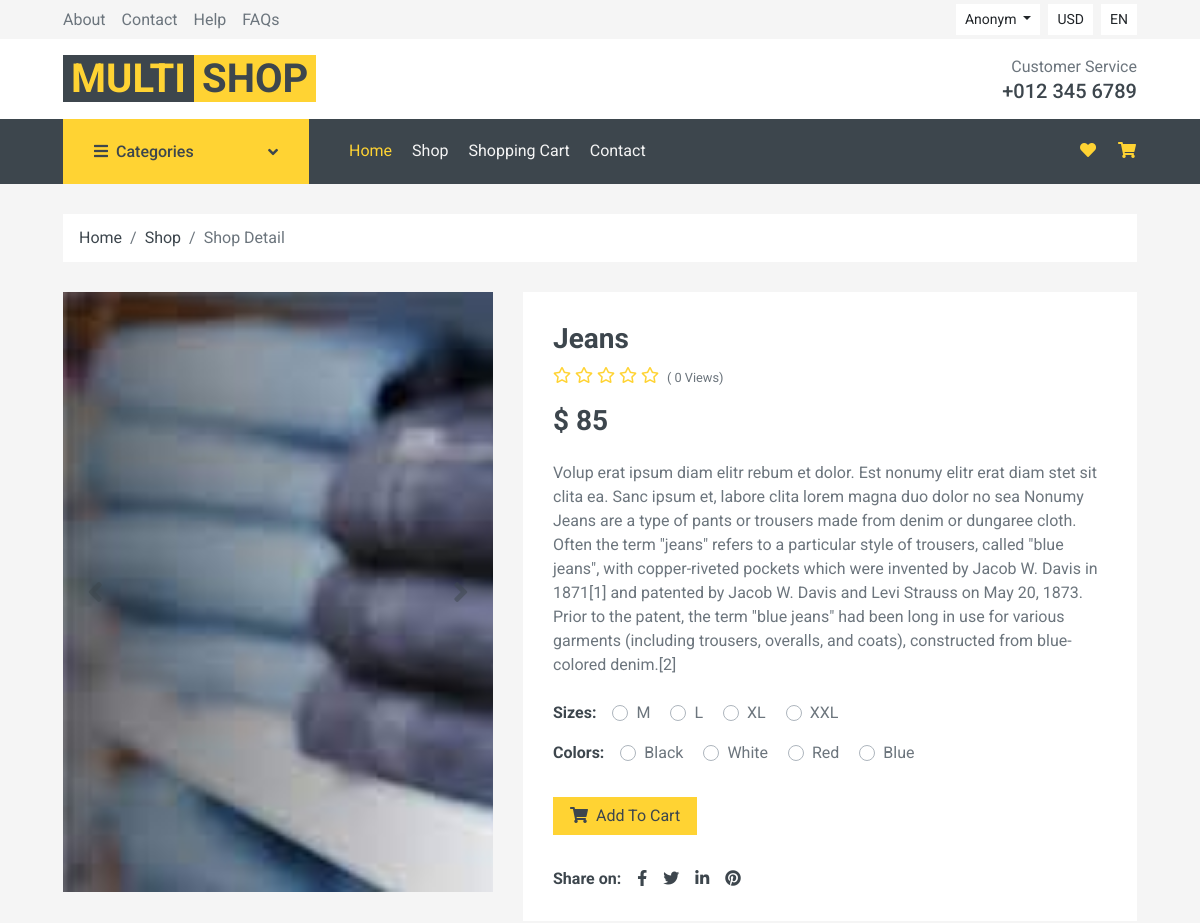
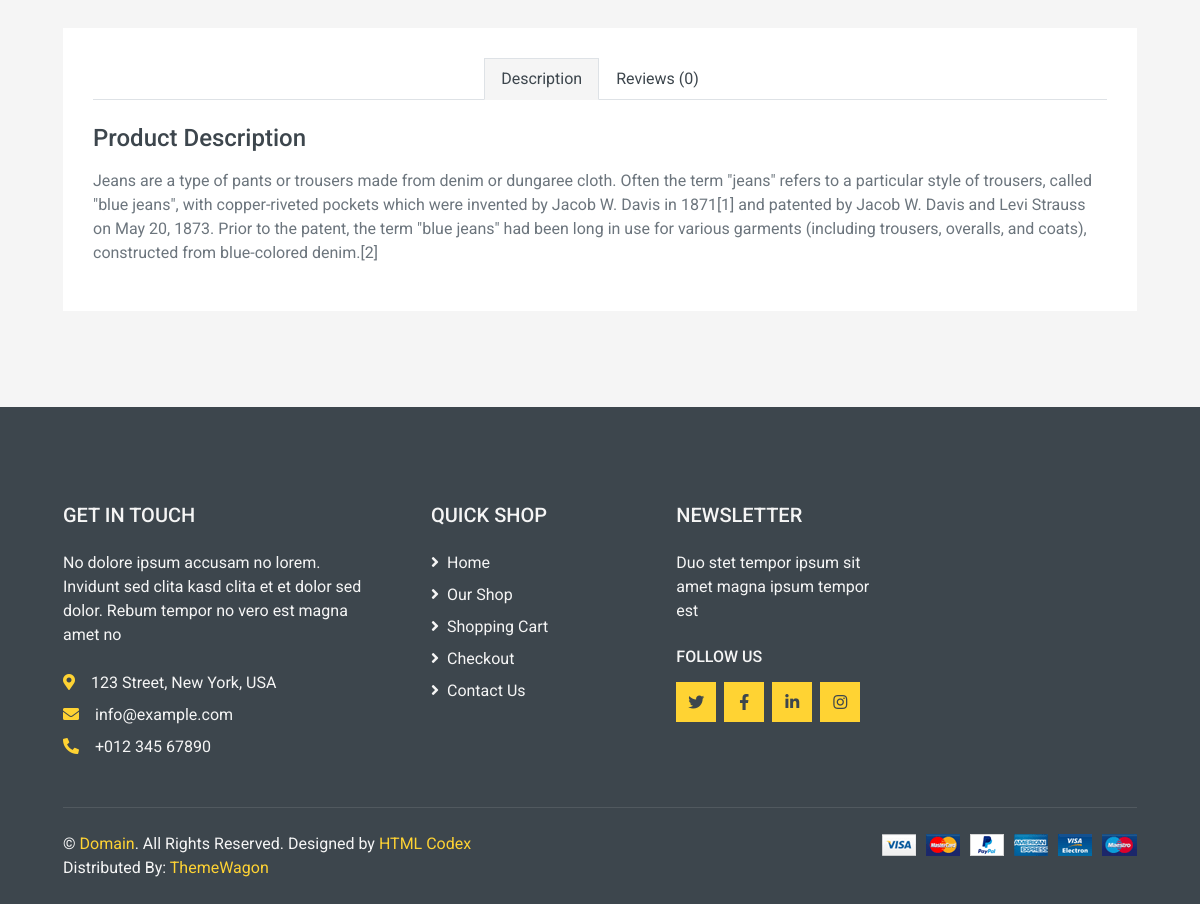
The app's page /detail/8 with its own data (2 pictures, top to bottom).
### main_app/models.py (models this page shows, shortened)
class Product(models.Model):
    name = models.CharField(max_length=150)
    slug = models.SlugField(max_length=150, unique=True)
    img = models.ImageField()
    count = models.PositiveIntegerField(default=0)
    price = models.PositiveIntegerField(default=0)
    view = models.PositiveIntegerField(default=0)
    description = models.TextField()
    added_date = models.DateField(auto_now_add=True)
    size = models.ManyToManyField(Size, related_name='sizes')
    color = models.ManyToManyField(Color, related_name='colors')
    category = models.ForeignKey(
        Category, on_delete=models.PROTECT, related_name='categories')
    discount = models.PositiveIntegerField("Discount %", default=0)
    @property
    def average_rating(self):
        rating = self.rating.all().aggregate(Avg('value'))['value__avg']
        if rating:
            return str(rating)
        else:
            return 0
    class Meta:
        ordering = ["-id"]

class Size(models.Model):
    name = models.CharField(max_length=50)
    slug = models.SlugField(max_length=50, unique=True)
    def __str__(self):
        return self.name

class Color(models.Model):
    name = models.CharField(max_length=50)
    slug = models.SlugField(max_length=50, unique=True)
    def __str__(self):
        return self.name

### main_app/views.py (the view, shortened to what this page needs)
# urls.py: path('detail/<pk>', views.ProductDetailView.as_view(), name='detail'),
class ProductDetailView(DetailView):
    model = Product
    template_name = 'detail.html'

### main_app/context_cat.py (called while the page is built)
def main_context(request):
    all_categories = Category.objects.all()
    all_colors = Color.objects.all()
    all_sizes = Size.objects.all()
    data = {
        'all_categories': all_categories,
        'all_colors': all_colors,
        'all_sizes': all_sizes,
    }
    return data

### templates/detail.html (shortened to what this page needs)
{% extends 'base.html' %}
{% load static %}
{% block content %}
<div class="container-fluid">
    <div class="row px-xl-5">
        <div class="col-12">
            <nav class="breadcrumb bg-light mb-30">
                <a class="breadcrumb-item text-dark" href="#">Home</a>
                <a class="breadcrumb-item text-dark" href="#">Shop</a>
                <span class="breadcrumb-item active">Shop Detail</span>
            </nav>
        </div>
    </div>
</div>
<div class="container-fluid pb-5">
    <div class="row px-xl-5">
        <div class="col-lg-5 mb-30">
            <div id="product-carousel" class="carousel slide" data-ride="carousel">
                <div class="carousel-inner bg-light">
                    <div class="carousel-item active text-center">
                        <img class="object-fit-cover" src="{{ object.img.url }}" alt="Image" height="600">
                    </div>
                </div>
                <a class="carousel-control-prev" href="#product-carousel" data-slide="prev">
                    <i class="fa fa-2x fa-angle-left text-dark"></i>
                </a>
                <a class="carousel-control-next" href="#product-carousel" data-slide="next">
                    <i class="fa fa-2x fa-angle-right text-dark"></i>
                </a>
            </div>
        </div>
        <div class="col-lg-7 h-auto mb-30">
            <div class="h-100 bg-light p-30">
                <h3>{{ object.name|title }}</h3>
                <div class="d-flex mb-3">
                    <div class="text-primary mr-2">
                        {% for i in '12345'|make_list %}
                        {% if i < object.average_rating %} <i class="fas fa-star"></i>
                            {% else %}
                            <i class="far fa-star"></i>
                            {% endif %}
                            {% endfor %}
                    </div>
                    <small class="pt-1">( {{ object.view }} Views)</small>
                </div>
                <h3 class="font-weight-semi-bold mb-4">$ {{object.price}}</h3>
                <p class="mb-4">Volup erat ipsum diam elitr rebum et dolor. Est nonumy elitr erat diam stet sit
                    clita ea. Sanc ipsum et, labore clita lorem magna duo dolor no sea
                    Nonumy
                    {{object.description}}
                </p>
                <div class="d-flex mb-3">
                    <strong class="text-dark mr-3">Sizes:</strong>
                    <form>
                        {% for size in object.size.all %}
                        <div class="custom-control custom-radio custom-control-inline">
                            <label class="custom-control-label" for="size-{{size.id}}">{{size}}</label>
                        </div>
                        {% endfor %}
                    </form>
                </div>
                <div class="d-flex mb-4">
                    <strong class="text-dark mr-3">Colors:</strong>
                    <form>
                        {% for color in object.color.all %}
                        <div class="custom-control custom-radio custom-control-inline">
                            <label class="custom-control-label" for="color-{{color.id}}">{{color}}</label>
                        </div>
                        {% endfor %}
                    </form>
                </div>
                <div class="d-flex align-items-center mb-4 pt-2">
                    <a href="{% url 'cart:add_to_cart' object.id %}" class="btn btn-primary px-3"><i
                        class="fa fa-shopping-cart mr-1"></i> Add To
                    Cart</a>
                </div>
                <div class="d-flex pt-2">
                    <strong class="text-dark mr-2">Share on:</strong>
                    <div class="d-inline-flex">
                        <a class="text-dark px-2" href="">
                            <i class="fab fa-facebook-f"></i>
                        </a>
                        <a class="text-dark px-2" href="">
                            <i class="fab fa-twitter"></i>
                        </a>
                        <a class="text-dark px-2" href="">
                            <i class="fab fa-linkedin-in"></i>
                        </a>
                        <a class="text-dark px-2" href="">
                            <i class="fab fa-pinterest"></i>
                        </a>
                    </div>
                </div>
            </div>
        </div>
    </div>
    <div class="row px-xl-5">
        <div class="col">
            <div class="bg-light p-30 ">
                <div class="nav nav-tabs mb-4 d-flex justify-content-center">
                    <a class="nav-item nav-link text-dark active" data-toggle="tab" href="#tab-pane-1">Description</a>
                    <a class="nav-item nav-link text-dark" data-toggle="tab" href="#tab-pane-3">Reviews
                        ({{object.product_comments.count}})</a>
                </div>
                <div class="tab-content">
                    <div class="tab-pane fade show active" id="tab-pane-1">
                        <h4 class="mb-3">Product Description</h4>
                        <p>{{object.description}}</p>
                    </div>
            </div>
        </div>
    </div>
</div>
</div>
{% endblock %}

### records on screen
Product: img (picture), name "Jeans", view "0", price "85", description "Jeans are a type of pants or trousers made from denim or dungaree cloth. Often the term \"jeans\" refers to a particular style of trousers, called \"blue jeans\", with copper-riveted pockets which were invented by Jacob W. Davis in 1871[1] and patented by Jacob W. Davis and Levi Strauss on May 20, 1873. Prior to the patent, the term \"blue jeans\" had been long in use for various garments (including trousers, overalls, and coats), constructed from blue-colored denim.[2]", product_comments.count "0"
Size: name "M"
Size: name "L"
Size: name "XL"
Size: name "XXL"
Color: name "Black"
Color: name "White"
Color: name "Red"
Color: name "Blue"
